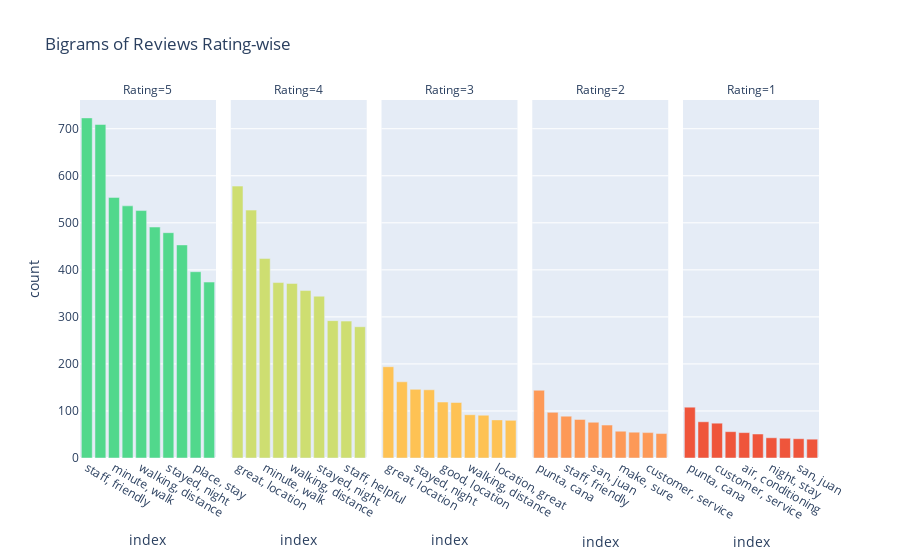

The code cell stored with this chart in its notebook:
### Code cell
fig = px.bar(bigrams, x="index", y="count", color="Rating", facet_col="Rating",  title='Bigrams of Reviews Rating-wise' ,
             color_continuous_scale=["#EF553B", "#FFA15A", "#FECB52", "#B6E880", "#00CC96"])
fig.update_xaxes(matches=None)
fig.update_layout(coloraxis_showscale=False)
fig.show()

### Figure 1 — Plotly figure (JSON) as saved in the notebook; plotly's stock layout.template omitted (floating-point values rounded to 4 significant figures)
{"data": [{"alignmentgroup": "True", "hovertemplate": "Rating=%{marker.color}<br>index=%{x}<br>count=%{y}<extra></extra>", "legendgroup": "", "marker": {"color": [5, 5, 5, 5, 5, 5, 5, 5, 5, 5], "coloraxis": "coloraxis"}, "name": "", "offsetgroup": "", "orientation": "v", "showlegend": false, "textposition": "auto", "type": "bar", "x": ["staff, friendly", "great, location", "minute, walk", "friendly, helpful", "walking, distance", "highly, recommend", "stayed, night", "punta, cana", "place, stay", "staff, helpful"], "xaxis": "x", "y": [723, 709, 554, 536, 526, 491, 479, 453, 396, 374], "yaxis": "y"}, {"alignmentgroup": "True", "hovertemplate": "Rating=%{marker.color}<br>index=%{x}<br>count=%{y}<extra></extra>", "legendgroup": "", "marker": {"color": [4, 4, 4, 4, 4, 4, 4, 4, 4, 4], "coloraxis": "coloraxis"}, "name": "", "offsetgroup": "", "orientation": "v", "showlegend": false, "textposition": "auto", "type": "bar", "x": ["great, location", "staff, friendly", "minute, walk", "punta, cana", "walking, distance", "friendly, helpful", "stayed, night", "good, value", "staff, helpful", "great, time"], "xaxis": "x2", "y": [578, 527, 424, 373, 371, 356, 344, 292, 291, 279], "yaxis": "y2"}, {"alignmentgroup": "True", "hovertemplate": "Rating=%{marker.color}<br>index=%{x}<br>count=%{y}<extra></extra>", "legendgroup": "", "marker": {"color": [3, 3, 3, 3, 3, 3, 3, 3, 3, 3], "coloraxis": "coloraxis"}, "name": "", "offsetgroup": "", "orientation": "v", "showlegend": false, "textposition": "auto", "type": "bar", "x": ["great, location", "staff, friendly", "stayed, night", "punta, cana", "good, location", "minute, walk", "walking, distance", "good, value", "location, great", "san, juan"], "xaxis": "x3", "y": [194, 162, 146, 145, 119, 118, 92, 91, 81, 80], "yaxis": "y3"}, {"alignmentgroup": "True", "hovertemplate": "Rating=%{marker.color}<br>index=%{x}<br>count=%{y}<extra></extra>", "legendgroup": "", "marker": {"color": [2, 2, 2, 2, 2, 2, 2, 2, 2, 2], "coloraxis": "coloraxis"}, "name": "", "offsetgroup": "", "orientation": "v", "showlegend": false, "textposition": "auto", "type": "bar", "x": ["punta, cana", "air, conditioning", "staff, friendly", "stayed, night", "san, juan", "great, location", "make, sure", "night, stay", "customer, service", "good, location"], "xaxis": "x4", "y": [144, 97, 89, 82, 76, 70, 57, 55, 54, 52], "yaxis": "y4"}, {"alignmentgroup": "True", "hovertemplate": "Rating=%{marker.color}<br>index=%{x}<br>count=%{y}<extra></extra>", "legendgroup": "", "marker": {"color": [1, 1, 1, 1, 1, 1, 1, 1, 1, 1], "coloraxis": "coloraxis"}, "name": "", "offsetgroup": "", "orientation": "v", "showlegend": false, "textposition": "auto", "type": "bar", "x": ["punta, cana", "credit, card", "customer, service", "stay, away", "air, conditioning", "travel, agent", "night, stay", "year, old", "san, juan", "stayed, night"], "xaxis": "x5", "y": [108, 77, 74, 56, 54, 51, 43, 42, 41, 40], "yaxis": "y5"}], "layout": {"annotations": [{"font": {}, "showarrow": false, "text": "Rating=5", "x": 0.092, "xanchor": "center", "xref": "paper", "y": 1, "yanchor": "bottom", "yref": "paper"}, {"font": {}, "showarrow": false, "text": "Rating=4", "x": 0.296, "xanchor": "center", "xref": "paper", "y": 1, "yanchor": "bottom", "yref": "paper"}, {"font": {}, "showarrow": false, "text": "Rating=3", "x": 0.5, "xanchor": "center", "xref": "paper", "y": 1, "yanchor": "bottom", "yref": "paper"}, {"font": {}, "showarrow": false, "text": "Rating=2", "x": 0.704, "xanchor": "center", "xref": "paper", "y": 1, "yanchor": "bottom", "yref": "paper"}, {"font": {}, "showarrow": false, "text": "Rating=1", "x": 0.908, "xanchor": "center", "xref": "paper", "y": 1, "yanchor": "bottom", "yref": "paper"}], "barmode": "relative", "coloraxis": {"colorbar": {"title": {"text": "Rating"}}, "colorscale": [[0, "#EF553B"], [0.25, "#FFA15A"], [0.5, "#FECB52"], [0.75, "#B6E880"], [1, "#00CC96"]], "showscale": false}, "legend": {"tracegroupgap": 0}, "title": {"text": "Bigrams of Reviews Rating-wise"}, "xaxis": {"anchor": "y", "domain": [0, 0.184], "title": {"text": "index"}}, "xaxis2": {"anchor": "y2", "domain": [0.204, 0.388], "title": {"text": "index"}}, "xaxis3": {"anchor": "y3", "domain": [0.408, 0.592], "title": {"text": "index"}}, "xaxis4": {"anchor": "y4", "domain": [0.612, 0.796], "title": {"text": "index"}}, "xaxis5": {"anchor": "y5", "domain": [0.816, 1], "title": {"text": "index"}}, "yaxis": {"anchor": "x", "domain": [0, 1], "title": {"text": "count"}}, "yaxis2": {"anchor": "x2", "domain": [0, 1], "matches": "y", "showticklabels": false}, "yaxis3": {"anchor": "x3", "domain": [0, 1], "matches": "y", "showticklabels": false}, "yaxis4": {"anchor": "x4", "domain": [0, 1], "matches": "y", "showticklabels": false}, "yaxis5": {"anchor": "x5", "domain": [0, 1], "matches": "y", "showticklabels": false}}}
